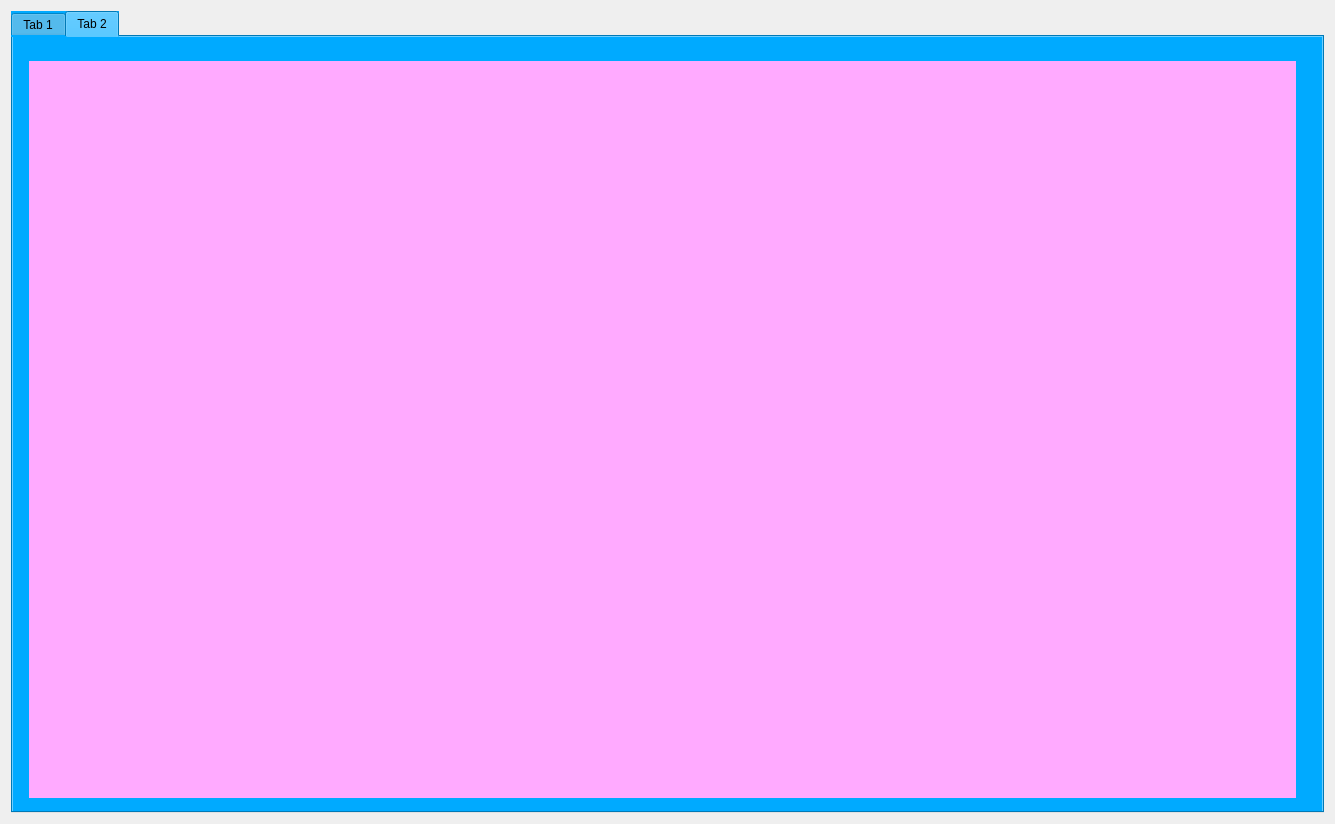
<?xml version="1.0" encoding="UTF-8"?>
<ui version="4.0">
 <class>RobotDashboard</class>
 <widget class="QWidget" name="RobotDashboard">
  <property name="geometry">
   <rect>
    <x>0</x>
    <y>0</y>
    <width>1335</width>
    <height>824</height>
   </rect>
  </property>
  <property name="windowTitle">
   <string>RobotDashboard</string>
  </property>
  <layout class="QVBoxLayout" name="verticalLayout">
   <item>
    <widget class="QTabWidget" name="tabWidget">
     <property name="styleSheet">
      <string notr="true">background-color: rgb(0, 170, 255);</string>
     </property>
     <property name="currentIndex">
      <number>1</number>
     </property>
     <widget class="QWidget" name="tab">
      <attribute name="title">
       <string>Tab 1</string>
      </attribute>
      <widget class="QPushButton" name="pbTestButton">
       <property name="geometry">
        <rect>
         <x>70</x>
         <y>190</y>
         <width>93</width>
         <height>28</height>
        </rect>
       </property>
       <property name="text">
        <string>Button 1</string>
       </property>
      </widget>
      <widget class="QLabel" name="lbTestLabel">
       <property name="geometry">
        <rect>
         <x>86</x>
         <y>252</y>
         <width>55</width>
         <height>16</height>
        </rect>
       </property>
       <property name="text">
        <string>label 1</string>
       </property>
      </widget>
     </widget>
     <widget class="QWidget" name="tab_2">
      <attribute name="title">
       <string>Tab 2</string>
      </attribute>
      <widget class="QWidget" name="wgContainer" native="true">
       <property name="geometry">
        <rect>
         <x>16</x>
         <y>24</y>
         <width>1267</width>
         <height>737</height>
        </rect>
       </property>
       <property name="styleSheet">
        <string notr="true">background-color: rgb(255, 170, 255);</string>
       </property>
      </widget>
     </widget>
    </widget>
   </item>
  </layout>
 </widget>
 <layoutdefault spacing="6" margin="11"/>
 <resources/>
 <connections/>
</ui>
